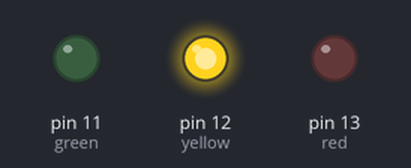
A sketch run on a simulated Arduino Uno, built with avr-gcc and run on an emulated ATmega328P. Parts: output pins drawn as LEDs (lit = HIGH).

Above: at 1.0 s.
At 3.0 s:
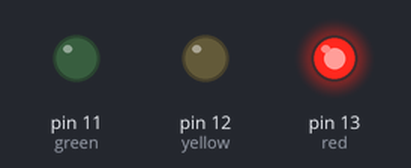
At 5.0 s:
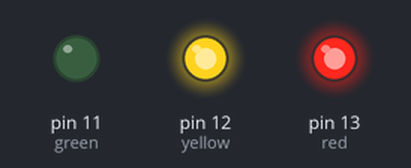
At 7.5 s:
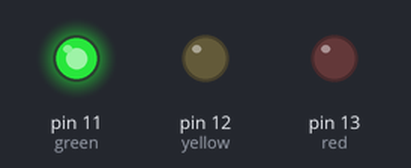
Timing chart, 0 to 11.7 s (numbered marks = the images above):
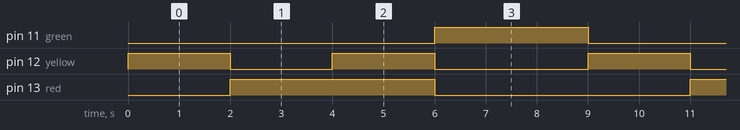

Measured:
- by itself, pin 11 (green): alternates HIGH for 3.0 s and LOW for 6.0 s
- by itself, pin 12 (yellow): repeats every 9.0 s: LOW 2.0 s, HIGH 2.0 s, LOW 3.0 s, HIGH 2.0 s
- by itself, pin 13 (red): alternates HIGH for 4.0 s and LOW for 5.0 s

The sketch:

traffic-light-controller.ino
```cpp
//Tech Trends Shameer

int red = 13;
int yellow = 12;
int green = 11;

void setup(){
    pinMode(red, OUTPUT);
    pinMode(yellow, OUTPUT);
    pinMode(green, OUTPUT);
}

void loop(){
    changeLights();
    delay(1000);
}

void changeLights(){
    // green off, yellow on for 3 seconds
    digitalWrite(green, LOW);
    digitalWrite(yellow, HIGH);
    delay(2000);

    // turn off yellow LED, then turn red on for 5 seconds
    digitalWrite(yellow, LOW);
    digitalWrite(red, HIGH);
    delay(2000);

    // red and yellow LED on for 2 seconds (red is already on though)
    digitalWrite(yellow, HIGH);
    delay(2000);

    // turn off red and yellow LED, then turn on green
    digitalWrite(yellow, LOW);
    digitalWrite(red, LOW);
    digitalWrite(green, HIGH);
    delay(2000);
}
```
